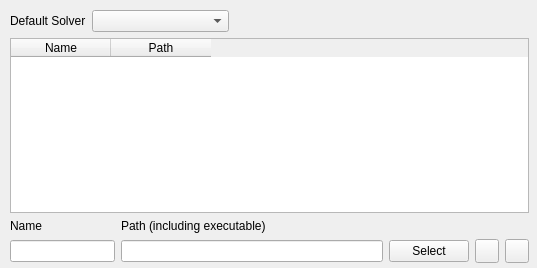
<?xml version="1.0" encoding="UTF-8"?>
<ui version="4.0">
 <class>MainWindow</class>
 <widget class="QMainWindow" name="MainWindow">
  <property name="geometry">
   <rect>
    <x>0</x>
    <y>0</y>
    <width>537</width>
    <height>268</height>
   </rect>
  </property>
  <property name="sizePolicy">
   <sizepolicy hsizetype="Fixed" vsizetype="Fixed">
    <horstretch>0</horstretch>
    <verstretch>0</verstretch>
   </sizepolicy>
  </property>
  <property name="windowTitle">
   <string>Mbdyn binaries Manager</string>
  </property>
  <property name="iconSize">
   <size>
    <width>24</width>
    <height>24</height>
   </size>
  </property>
  <widget class="QWidget" name="centralwidget">
   <widget class="QWidget" name="">
    <property name="geometry">
     <rect>
      <x>10</x>
      <y>10</y>
      <width>519</width>
      <height>253</height>
     </rect>
    </property>
    <layout class="QGridLayout" name="gridLayout_2">
     <item row="2" column="0">
      <layout class="QGridLayout" name="gridLayout">
       <item row="2" column="2">
        <widget class="QPushButton" name="selectBinaryPathButton">
         <property name="sizePolicy">
          <sizepolicy hsizetype="Minimum" vsizetype="Fixed">
           <horstretch>1</horstretch>
           <verstretch>0</verstretch>
          </sizepolicy>
         </property>
         <property name="text">
          <string>Select</string>
         </property>
        </widget>
       </item>
       <item row="0" column="1">
        <widget class="QLabel" name="label_3">
         <property name="text">
          <string>Path (including executable)</string>
         </property>
        </widget>
       </item>
       <item row="2" column="1">
        <widget class="QLineEdit" name="activeBinaryPath">
         <property name="sizePolicy">
          <sizepolicy hsizetype="Expanding" vsizetype="Fixed">
           <horstretch>5</horstretch>
           <verstretch>0</verstretch>
          </sizepolicy>
         </property>
         <property name="placeholderText">
          <string extracomment="Full path to the mbdyn binary file, for W10 +WSL, the path should be given in&quot;windows format&quot;"/>
         </property>
        </widget>
       </item>
       <item row="2" column="3">
        <widget class="QPushButton" name="addBinaryPathButton">
         <property name="sizePolicy">
          <sizepolicy hsizetype="Minimum" vsizetype="Fixed">
           <horstretch>1</horstretch>
           <verstretch>0</verstretch>
          </sizepolicy>
         </property>
         <property name="minimumSize">
          <size>
           <width>24</width>
           <height>24</height>
          </size>
         </property>
         <property name="maximumSize">
          <size>
           <width>24</width>
           <height>24</height>
          </size>
         </property>
         <property name="text">
          <string/>
         </property>
        </widget>
       </item>
       <item row="0" column="0">
        <widget class="QLabel" name="label_2">
         <property name="text">
          <string>Name</string>
         </property>
        </widget>
       </item>
       <item row="2" column="0">
        <widget class="QLineEdit" name="activeBinaryName">
         <property name="sizePolicy">
          <sizepolicy hsizetype="Expanding" vsizetype="Fixed">
           <horstretch>2</horstretch>
           <verstretch>0</verstretch>
          </sizepolicy>
         </property>
         <property name="placeholderText">
          <string extracomment="Shortcut name, mus tbe unique"/>
         </property>
        </widget>
       </item>
       <item row="2" column="4">
        <widget class="QPushButton" name="rmvBinaryPathButton">
         <property name="sizePolicy">
          <sizepolicy hsizetype="Minimum" vsizetype="Fixed">
           <horstretch>1</horstretch>
           <verstretch>0</verstretch>
          </sizepolicy>
         </property>
         <property name="minimumSize">
          <size>
           <width>24</width>
           <height>24</height>
          </size>
         </property>
         <property name="maximumSize">
          <size>
           <width>24</width>
           <height>24</height>
          </size>
         </property>
         <property name="text">
          <string/>
         </property>
        </widget>
       </item>
      </layout>
     </item>
     <item row="0" column="0">
      <layout class="QHBoxLayout" name="horizontalLayout">
       <item>
        <widget class="QLabel" name="label">
         <property name="sizePolicy">
          <sizepolicy hsizetype="Preferred" vsizetype="Preferred">
           <horstretch>1</horstretch>
           <verstretch>0</verstretch>
          </sizepolicy>
         </property>
         <property name="text">
          <string>Default Solver</string>
         </property>
        </widget>
       </item>
       <item>
        <widget class="QComboBox" name="comboBox">
         <property name="sizePolicy">
          <sizepolicy hsizetype="Preferred" vsizetype="Fixed">
           <horstretch>2</horstretch>
           <verstretch>0</verstretch>
          </sizepolicy>
         </property>
        </widget>
       </item>
       <item>
        <spacer name="horizontalSpacer">
         <property name="orientation">
          <enum>Qt::Horizontal</enum>
         </property>
         <property name="sizeHint" stdset="0">
          <size>
           <width>300</width>
           <height>20</height>
          </size>
         </property>
        </spacer>
       </item>
      </layout>
     </item>
     <item row="1" column="0">
      <widget class="QTableWidget" name="mbdynBinariesPath">
       <column>
        <property name="text">
         <string>Name</string>
        </property>
       </column>
       <column>
        <property name="text">
         <string>Path</string>
        </property>
       </column>
      </widget>
     </item>
    </layout>
   </widget>
  </widget>
 </widget>
 <tabstops>
  <tabstop>comboBox</tabstop>
  <tabstop>activeBinaryName</tabstop>
  <tabstop>activeBinaryPath</tabstop>
  <tabstop>selectBinaryPathButton</tabstop>
  <tabstop>addBinaryPathButton</tabstop>
  <tabstop>rmvBinaryPathButton</tabstop>
  <tabstop>mbdynBinariesPath</tabstop>
 </tabstops>
 <resources/>
 <connections/>
</ui>
